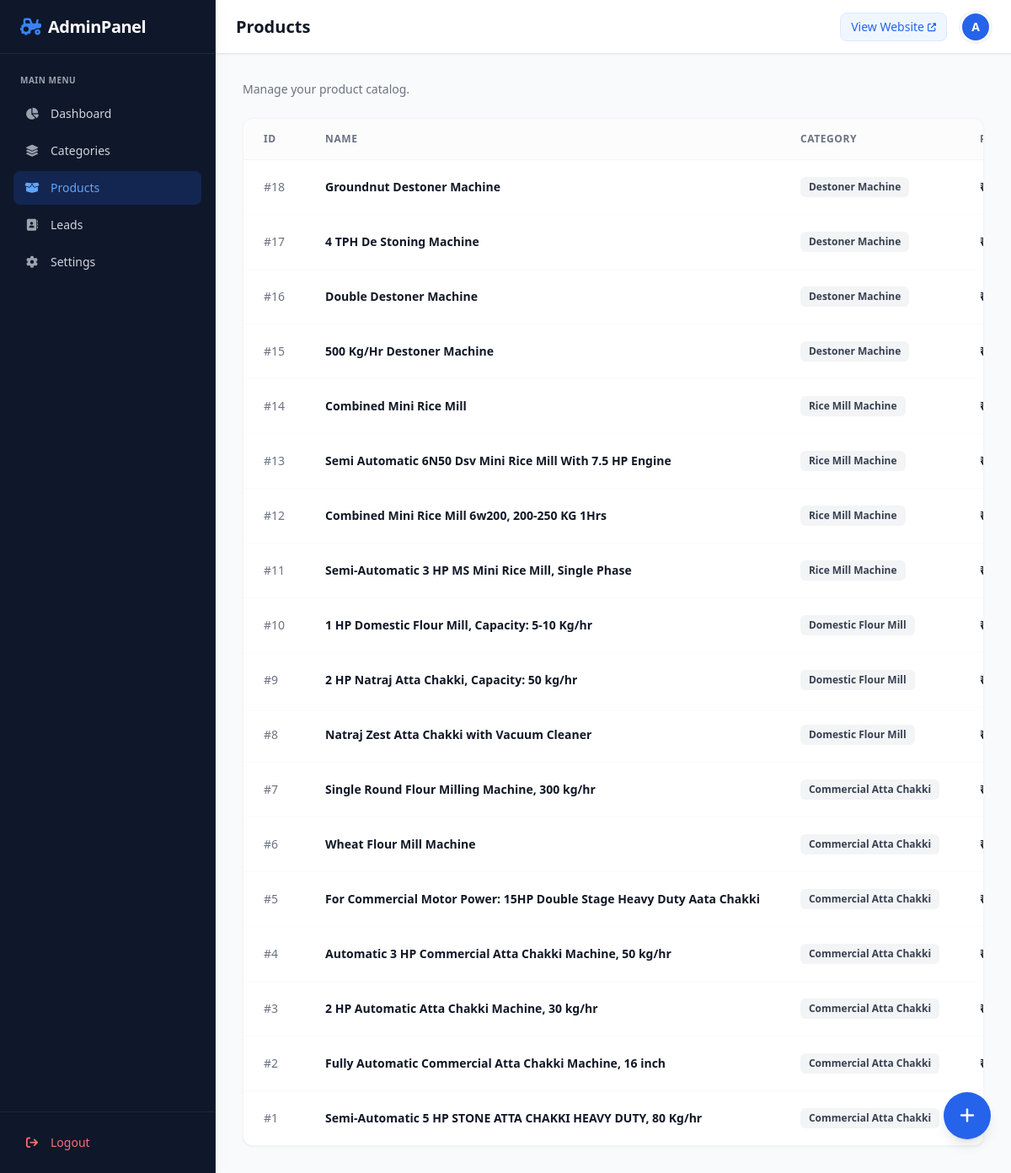
Screenshot of /admin/products.php (signed in) with the database file from the repository.
### tables this page shows
CREATE TABLE products (
    id INTEGER PRIMARY KEY AUTOINCREMENT,
    category_id INTEGER,
    name TEXT NOT NULL,
    slug TEXT NOT NULL UNIQUE,
    short_description TEXT,
    description TEXT,
    specifications TEXT,
    applications TEXT,
    price REAL,
    price_visibility TEXT DEFAULT 'public', -- 'public', 'locked', 'hidden'
    featured INTEGER DEFAULT 0,
    status TEXT DEFAULT 'active', -- 'active', 'inactive'
    created_at DATETIME DEFAULT CURRENT_TIMESTAMP,
    FOREIGN KEY(category_id) REFERENCES categories(id)
);

CREATE TABLE categories (
    id INTEGER PRIMARY KEY AUTOINCREMENT,
    name TEXT NOT NULL,
    slug TEXT NOT NULL UNIQUE,
    image TEXT,
    created_at DATETIME DEFAULT CURRENT_TIMESTAMP
);

### admin/products.php (the view, shortened to what this page needs)
<?php
require_once __DIR__ . '/../includes/functions.php';
$products = $pdo->query("
    SELECT p.id, p.name, p.price, p.status, p.featured, c.name as category_name
    FROM products p
    LEFT JOIN categories c ON p.category_id = c.id
    ORDER BY p.id DESC
")->fetchAll();
include __DIR__ . '/includes/header.php';
?>
<div class="mb-6 animate-fade-in">
    <p class="text-gray-500 text-sm">Manage your product catalog.</p>
</div>
<div class="bg-white rounded-xl shadow-sm border border-gray-100 overflow-hidden animate-slide-up">
    <div class="overflow-x-auto">
        <table class="w-full text-left border-collapse min-w-max">
            <thead>
                <tr class="bg-gray-50/50 text-gray-500 text-xs uppercase tracking-wider border-b border-gray-100">
                    <th class="px-6 py-4 font-semibold">ID</th>
                    <th class="px-6 py-4 font-semibold">Name</th>
                    <th class="px-6 py-4 font-semibold">Category</th>
                    <th class="px-6 py-4 font-semibold">Price</th>
                </tr>
            </thead>
            <tbody class="text-sm divide-y divide-gray-50">
                <?php if (empty($products)): ?>
                    <tr>
                        <td colspan="6" class="px-6 py-8 text-center text-gray-500">No products found.</td>
                    </tr>
                <?php else: ?>
                    <?php foreach ($products as $p): ?>
                        <tr class="hover:bg-gray-50/80 transition duration-150">
                            <td class="px-6 py-4 text-gray-500 font-medium">#<?php echo $p['id']; ?></td>
                            <td class="px-6 py-4 font-bold text-gray-900">
                                <?php echo htmlspecialchars($p['name']); ?>
                            </td>
                            <td class="px-6 py-4 text-gray-600">
                                <span class="inline-flex items-center px-2.5 py-1 rounded-md text-xs font-semibold bg-gray-100 text-gray-700">
                                    <?php echo htmlspecialchars($p['category_name']); ?>
                                </span>
                            </td>
                            <td class="px-6 py-4 font-bold text-gray-900">₹ <?php echo number_format($p['price'], 2); ?></td>
                        </tr>
                    <?php endforeach; ?>
                <?php endif; ?>
            </tbody>
        </table>
    </div>
</div>
<a href="/admin/product_edit.php" class="fixed bottom-24 md:bottom-10 right-6 bg-blue-600 text-white w-14 h-14 rounded-full flex items-center justify-center hover:bg-blue-700 transition shadow-lg z-30 group hover:scale-105" title="Add Product">
    <i class="fa-solid fa-plus text-xl transition-transform"></i>
</a>
<?php include __DIR__ . '/includes/footer.php'; ?>

### rows the page displays
products: id "18", name "Groundnut Destoner Machine", category.name "Destoner Machine"
products: id "17", name "4 TPH De Stoning Machine", category.name "Destoner Machine"
products: id "16", name "Double Destoner Machine", category.name "Destoner Machine"
products: id "15", name "500 Kg/Hr Destoner Machine", category.name "Destoner Machine"
products: id "14", name "Combined Mini Rice Mill", category.name "Rice Mill Machine"
products: id "13", name "Semi Automatic 6N50 Dsv Mini Rice Mill With 7.5 HP Engine", category.name "Rice Mill Machine"
products: id "12", name "Combined Mini Rice Mill 6w200, 200-250 KG 1Hrs", category.name "Rice Mill Machine"
products: id "11", name "Semi-Automatic 3 HP MS Mini Rice Mill, Single Phase", category.name "Rice Mill Machine"
products: id "10", name "1 HP Domestic Flour Mill, Capacity: 5-10 Kg/hr", category.name "Domestic Flour Mill"
products: id "9", name "2 HP Natraj Atta Chakki, Capacity: 50 kg/hr", category.name "Domestic Flour Mill"
products: id "8", name "Natraj Zest Atta Chakki with Vacuum Cleaner", category.name "Domestic Flour Mill"
products: id "7", name "Single Round Flour Milling Machine, 300 kg/hr", category.name "Commercial Atta Chakki"
products: id "6", name "Wheat Flour Mill Machine", category.name "Commercial Atta Chakki"
products: id "5", name "For Commercial Motor Power: 15HP Double Stage Heavy Duty Aata Chakki", category.name "Commercial Atta Chakki"
products: id "4", name "Automatic 3 HP Commercial Atta Chakki Machine, 50 kg/hr", category.name "Commercial Atta Chakki"
products: id "3", name "2 HP Automatic Atta Chakki Machine, 30 kg/hr", category.name "Commercial Atta Chakki"
products: id "2", name "Fully Automatic Commercial Atta Chakki Machine, 16 inch", category.name "Commercial Atta Chakki"
products: id "1", name "Semi-Automatic 5 HP STONE ATTA CHAKKI HEAVY DUTY, 80 Kg/hr", category.name "Commercial Atta Chakki"

### other values shown
$pageTitle "Products"
